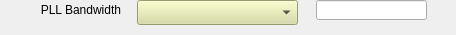
<?xml version="1.0" encoding="UTF-8"?>
<ui version="4.0">
 <class>Form</class>
 <widget class="QWidget" name="Form">
  <property name="geometry">
   <rect>
    <x>0</x>
    <y>0</y>
    <width>456</width>
    <height>35</height>
   </rect>
  </property>
  <property name="windowTitle">
   <string>Form</string>
  </property>
  <widget class="caMenu" name="camenu_3">
   <property name="geometry">
    <rect>
     <x>137</x>
     <y>0</y>
     <width>161</width>
     <height>25</height>
    </rect>
   </property>
   <property name="styleSheet">
    <string notr="true">background-color: rgb(212, 219, 157);</string>
   </property>
   <property name="channel" stdset="0">
    <string notr="true">$(EVG):EvtClk-PLL-Bandwidth-Sel</string>
   </property>
  </widget>
  <widget class="caLineEdit" name="calineedit_13">
   <property name="geometry">
    <rect>
     <x>316</x>
     <y>0</y>
     <width>111</width>
     <height>20</height>
    </rect>
   </property>
   <property name="alignment">
    <set>Qt::AlignCenter</set>
   </property>
   <property name="channel" stdset="0">
    <string notr="true">$(EVG):EvtClk-PLL-Bandwidth-RB</string>
   </property>
  </widget>
  <widget class="QLabel" name="label_6">
   <property name="geometry">
    <rect>
     <x>0</x>
     <y>0</y>
     <width>121</width>
     <height>20</height>
    </rect>
   </property>
   <property name="text">
    <string>PLL Bandwidth</string>
   </property>
   <property name="alignment">
    <set>Qt::AlignRight|Qt::AlignTrailing|Qt::AlignVCenter</set>
   </property>
  </widget>
 </widget>
 <customwidgets>
  <customwidget>
   <class>caMenu</class>
   <extends>QComboBox</extends>
   <header>caMenu</header>
  </customwidget>
  <customwidget>
   <class>caLineEdit</class>
   <extends>QLineEdit</extends>
   <header>caLineEdit</header>
  </customwidget>
 </customwidgets>
 <resources/>
 <connections/>
</ui>
